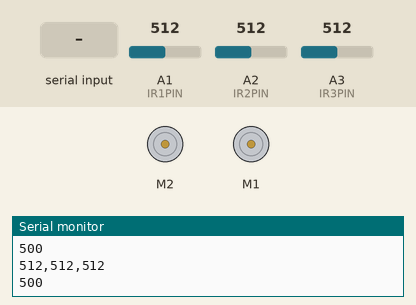
The sketch below on a simulated Arduino Uno, built with avr-gcc and run on an emulated ATmega328P. On the bench: 2 × DC motor (green arrow = forward, orange = backward, longer = faster), the last lines printed to the serial monitor. The test bench sets the inputs (shaded band); at power-on: A1 (IR1PIN) = 512, A2 (IR2PIN) = 512, A3 (IR3PIN) = 512.

Above: at 1.2 s.
1.3 s: A1 (IR1PIN) set to 488
At 1.7 s:
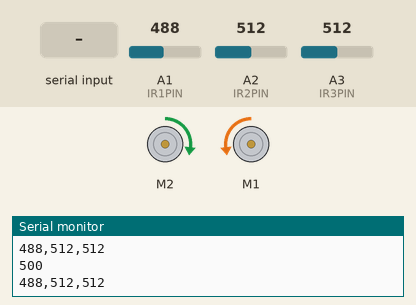
2.8 s: A2 (IR2PIN) set to 488
At 3.5 s:
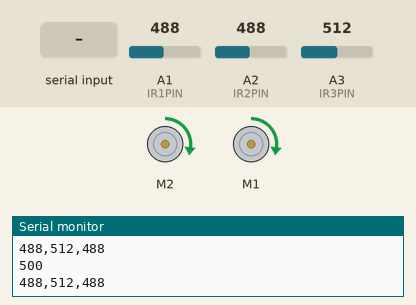
4.3 s: A1 (IR1PIN) set to 1023
At 5.1 s:
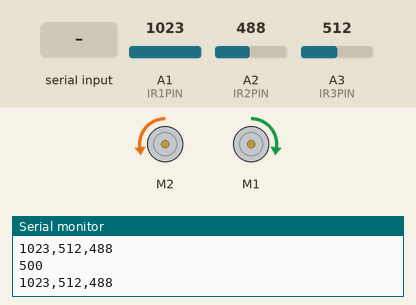
5.8 s: A1 (IR1PIN) set to 490
At 6.2 s:
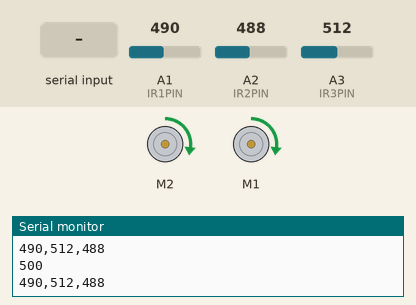
7.3 s: "<5>" received over Serial
At 7.9 s:
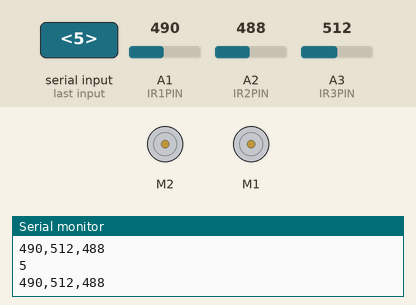
10.3 s: A2 (IR2PIN) set to 7
11.8 s: A2 (IR2PIN) set to 4
At 12.3 s:
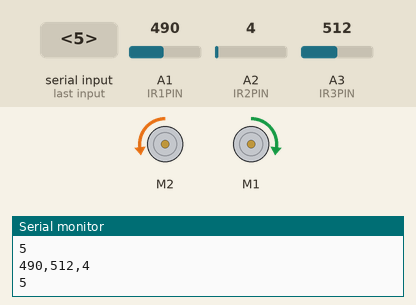
Timing chart, 0 to 14.3 s (numbered marks = the images above; inputs shaded):
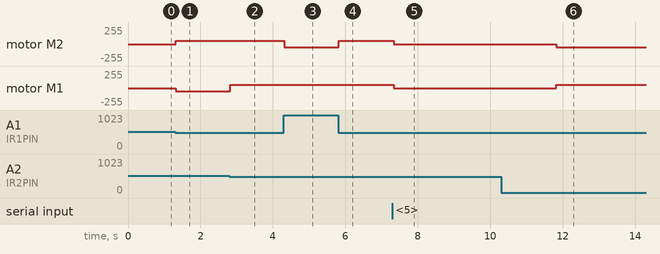

The sketch:

master_control.ino
```cpp
#include <Adafruit_MotorShield.h>
#include <stdio.h>
#include <stdlib.h>

int IR1PIN = A1;
int IR2PIN = A2;
int IR3PIN = A3;
int threshold = 500;
int lb;
int rb;
int cb;
int cruise = 50;
int slow = -50;
int catchup = 50;
int stop_speed = 0;
int ls = 40;
int rs = 40;
String param;
String val;

// Create the motor shield object with the default I2C address
Adafruit_MotorShield AFMS = Adafruit_MotorShield();

// Select which 'port' M1, M2, M3 or M4. In this case, M1
Adafruit_DCMotor *motorLeft = AFMS.getMotor(2);
// You can also make another motor on port M2
Adafruit_DCMotor *motorRight = AFMS.getMotor(1);

void setup() {
    Serial.begin(9600);           // set up Serial library at 9600 bps
    pinMode(IR1PIN, INPUT);
    pinMode(IR2PIN, INPUT);
    pinMode(IR3PIN, INPUT);
    if (!AFMS.begin()) {         // create with the default frequency 1.6KHz
    // if (!AFMS.begin(1000)) {  // OR with a different frequency, say 1KHz
      Serial.println("Could not find Motor Shield. Check wiring.");
      while (1);
    }
    //Serial.println("Motor Shield found.");

    // Set the speed to start, from 0 (off) to 255 (max speed)

    motorLeft->setSpeed(ls);
    motorRight->setSpeed(rs);
    // turn on motor
    motorLeft->run(FORWARD);
    motorRight->run(FORWARD);
}

void loop() {

    recvWithStartEndMarkers();

    Serial.println(threshold);

    seesBlack();

    movementLogic(lb, rb, cb, threshold, cruise, slow, catchup);

    motorLeft->run(RELEASE);
    motorRight->run(RELEASE);

    if (ls > 0) {
       motorLeft->run(FORWARD);
    }
    else {
       motorLeft->run(BACKWARD);
    }
    if (rs > 0) {
       motorRight->run(FORWARD);
    } else if (rs < 0) {
       motorRight->run(BACKWARD);
    }

    motorLeft->setSpeed(abs(ls));
    motorRight->setSpeed(abs(rs));

}

int movementLogic(bool lb, bool rb, bool cb, int threshold, int cruise, int slow, int catchup) {

    if (!lb && !rb) {
      ls = cruise;
      rs = cruise;
    } else if (lb && !rb) {
      ls = slow;
      rs = catchup;
    } else if (!lb && rb) {
      ls = catchup;
      rs = slow;
    } else if (lb && rb) {
      ls = stop_speed;
      rs = stop_speed;
    } else {
      ls = stop_speed;
      rs = stop_speed;
      Serial.println("Edge Case (lb:"+ String(lb) + ", rb:" + String(rb) + ", ls:" + String(ls) + ", rs" + String(rs));
    }

    if (!cb && !lb && !rb) {
      ls = cruise;
      rs = -1 * cruise;
    }
}

int seesBlack() {

    int left_analog = analogRead(IR1PIN);
    int right_analog = analogRead(IR2PIN);
    int center_analog = analogRead(IR3PIN);

    lb = 0;
    rb = 0;
    cb = 0;

    if (center_analog > threshold) {
        cb = 1;
    }

    if (left_analog > threshold) {
        lb = 1;
    }

    if (right_analog > threshold) {
        rb = 1;
    }

    Serial.print(left_analog); Serial.print(","); Serial.print(center_analog); Serial.print(","); Serial.println(right_analog); //Serial.print(","); Serial.print(ls); Serial.print(","); Serial.println(rs);
}

String newparams() {
    val = "0";
    while (Serial.available()) {
      if (Serial.available() > 0) {
        while (val[val.length()] != "\n") {
        val = val + char(Serial.read());
        }
        Serial.println(val);
      }
    }

//    if (Serial.available()>0) {
//      char incoming = char(Serial.read());
//
//      Serial.println(incoming);
//    }
}

void recvWithStartEndMarkers() {
    static boolean recvInProgress = false;
    static byte ndx = 0;
    char startMarker = '<';
    char endMarker = '>';
    char rc;
    String temp_thresh;
    const byte numChars = 4;
    char receivedChars[numChars];
    char * strtokIndx;

    boolean newData = false;

 if (Serial.available() > 0) {
    while (Serial.available() > 0 && newData == false) {
        rc = Serial.read();

        if (recvInProgress == true) {
            if (rc != endMarker) {
                receivedChars[ndx] = rc;
                ndx++;
                if (ndx >= numChars) {
                    ndx = numChars - 1;
                }
            }
            else {
                receivedChars[ndx] = '\0'; // terminate the string
                recvInProgress = false;
                ndx = 0;
                newData = true;
            }
        }

        else if (rc == startMarker) {
            recvInProgress = true;
        }
    }
    if (rc == endMarker) {
      strtokIndx = strtok(receivedChars, ",");
      threshold = atoi(strtokIndx);
    }
 }
}
```

Measured:
- the behaviour switches between 501 and 500 on A1 (IR1PIN) (found by bisection; images 0 and 1)
- the behaviour switches between 501 and 500 on A2 (IR2PIN) (found by bisection; images 1 and 2)
- the behaviour switches between 6 and 5 on A2 (IR2PIN) (found by bisection; images 5 and 6)
- after the input at 1.3 s, motor M2: stopped → forward 50/255 at once; motor M1: stopped → backward 50/255 at once
- after the input at 2.8 s, motor M1: backward 50/255 → forward 50/255 at once
- after the input at 4.3 s, motor M2: forward 50/255 → backward 50/255 at once
- after the input at 5.8 s, motor M2: backward 50/255 → forward 50/255 at once
- after the input at 7.3 s, motor M2, motor M1: forward 50/255 → stopped at once
- after the input at 11.8 s, motor M2: stopped → backward 50/255 at once; motor M1: stopped → forward 50/255 at once
